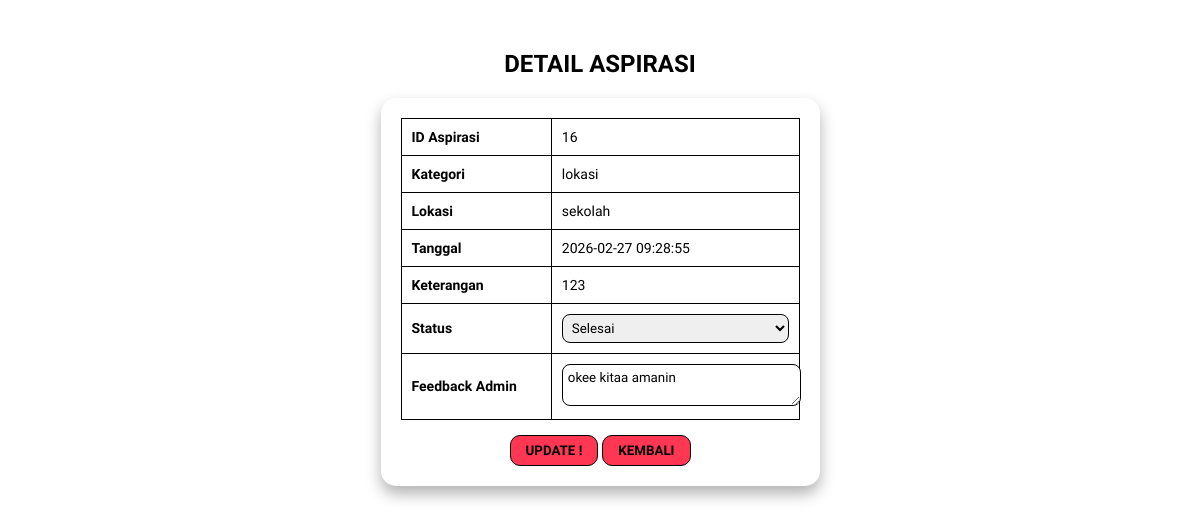
/UJIKOMFALAQ/admin/detail-pengaduan.php?id=16 (signed in), run on the app's committed database.
### tables this page shows
CREATE TABLE `input_aspirasi` (
  `id_pelapor` int(11) NOT NULL,
  `nis` varchar(225) NOT NULL,
  `id_kategori` int(11) NOT NULL,
  `tanggal` datetime NOT NULL DEFAULT current_timestamp(),
  `lokasi` varchar(225) NOT NULL,
  `ket` varchar(225) NOT NULL,
  `status` enum('menunggu','proses','selesai') NOT NULL DEFAULT 'menunggu',
  `feedback` varchar(225) DEFAULT NULL
);

CREATE TABLE `kategori` (
  `id_kategori` int(11) NOT NULL,
  `ket_kategori` varchar(225) NOT NULL
);

### UJIKOMFALAQ/admin/detail-pengaduan.php (the view, shortened to what this page needs)
<?php
$koneksi = mysqli_connect("localhost","root","","ujikom_12rpl2_falaq");
$id = $_GET['id'];
$query = mysqli_query($koneksi, "
    SELECT input_aspirasi.*, kategori.ket_kategori
    FROM input_aspirasi
    LEFT JOIN kategori
    ON input_aspirasi.id_kategori = kategori.id_kategori
    WHERE input_aspirasi.id_pelapor = '$id'
");
$data = mysqli_fetch_assoc($query);
?>
<!DOCTYPE html>
<html lang="id">
<head>
</head>
<body>
<h2>DETAIL ASPIRASI</h2>
<div class="box">
<form method="POST">
    <table>
        <tr>
            <td><b>ID Aspirasi</b></td>
            <td><?= $data['id_pelapor']; ?></td>
        </tr>
        <tr>
            <td><b>Kategori</b></td>
            <td><?= $data['ket_kategori']; ?></td>
        </tr>
        <tr>
            <td><b>Lokasi</b></td>
            <td><?= $data['lokasi']; ?></td>
        </tr>
        <tr>
            <td><b>Tanggal</b></td>
            <td><?= $data['tanggal']; ?></td>
        </tr>
        <tr>
            <td><b>Keterangan</b></td>
            <td><?= $data['ket']; ?></td>
        </tr>
        <tr>
            <td><b>Status</b></td>
            <td>
                <select name="status">
                <option value="selesai" <?= $data['status']=='selesai'?'selected':'' ?>>
                    Selesai
                </option>
            </select>
            </td>
        </tr>
        <tr>
          <td><b>Feedback Admin</b></td>
            <td>
                <textarea
                name="feedback"><?=
                $data['feedback']; ?></textarea>
            </td>
        </tr>
    </table>
    <div class="aksi">
    <button type="submit" name="simpan"><b>UPDATE !</b></button>
        <a href="data-pengaduan.php">
            <button type="button"><b>KEMBALI</b></button>
        </a>
    </div>
</form>
</div>
</body>
</html>

### UJIKOMFALAQ/admin/detail-pengaduan.php (style rules this page uses)
body { font-family: 'Baloo 2'; margin: 0; padding: 30px; background-color: white; text-align: center; }
h2 { color: black; margin-bottom: 20px; }
.box { background-color: white; padding: 20px; border-radius: 15px; box-shadow: 0 8px 15px rgba(0,0,0,0.3); width: 35%; margin: auto; }
table { width: 100%; border-collapse: collapse; font-size: 14px; }
td { border: 1px solid black; padding: 10px; text-align: left; }
select, textarea { width: 100%; font-family: 'Baloo 2'; padding: 5px; border-radius: 8px; border: 1px solid black; }
button { border: 1px solid black; background-color: rgb(255, 55, 82); color: black; border-radius: 10px; padding: 7px 15px; font-family: 'Baloo 2'; transition: all 0.2s ease; }
.aksi { margin-top: 15px; }

### data on the page
input_aspirasi: id_pelapor "16", id_kategori.ket_kategori "lokasi", lokasi "sekolah", tanggal "2026-02-27 09:28:55", ket "123", status "Selesai", feedback "okee kitaa amanin"
